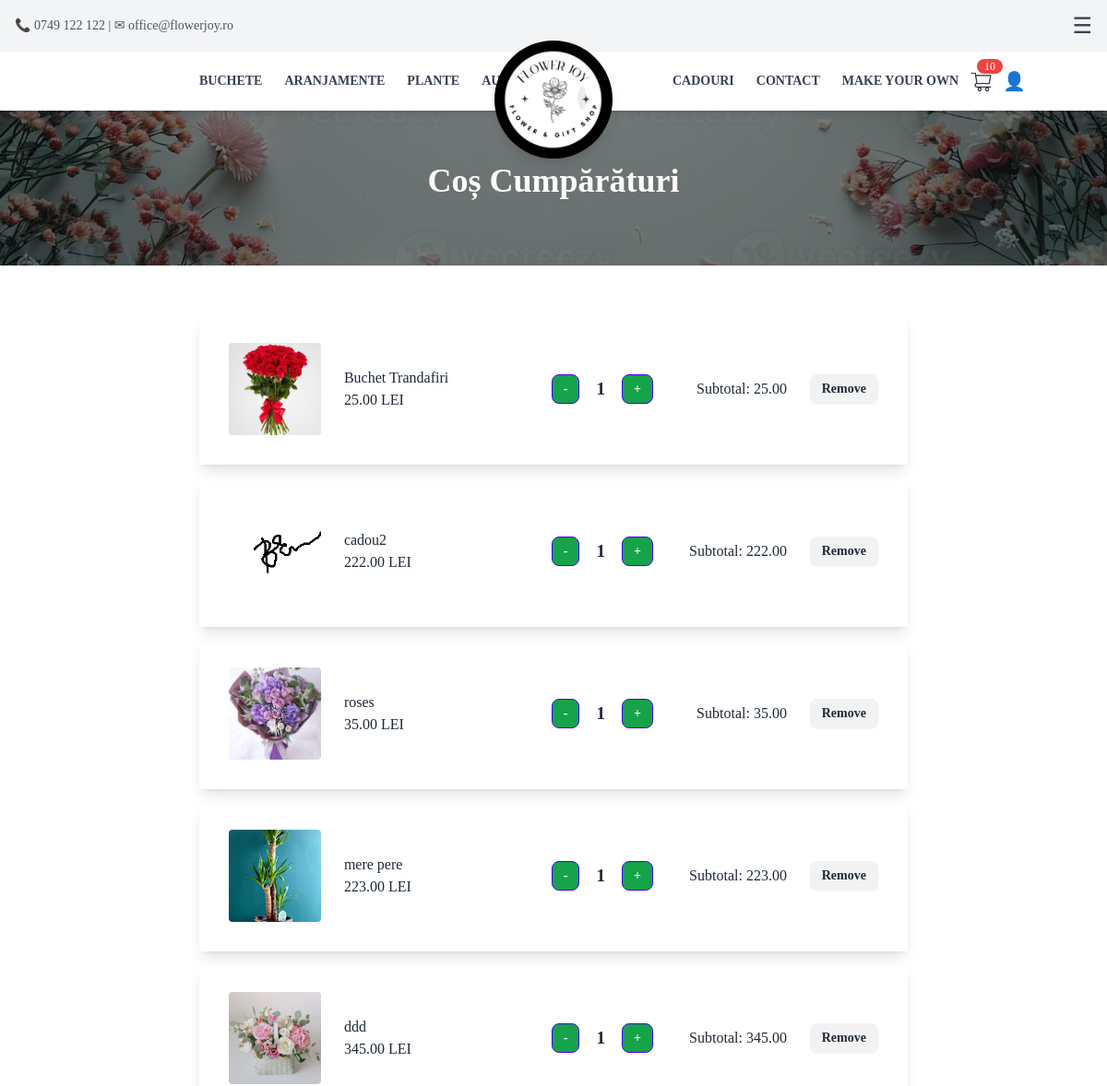
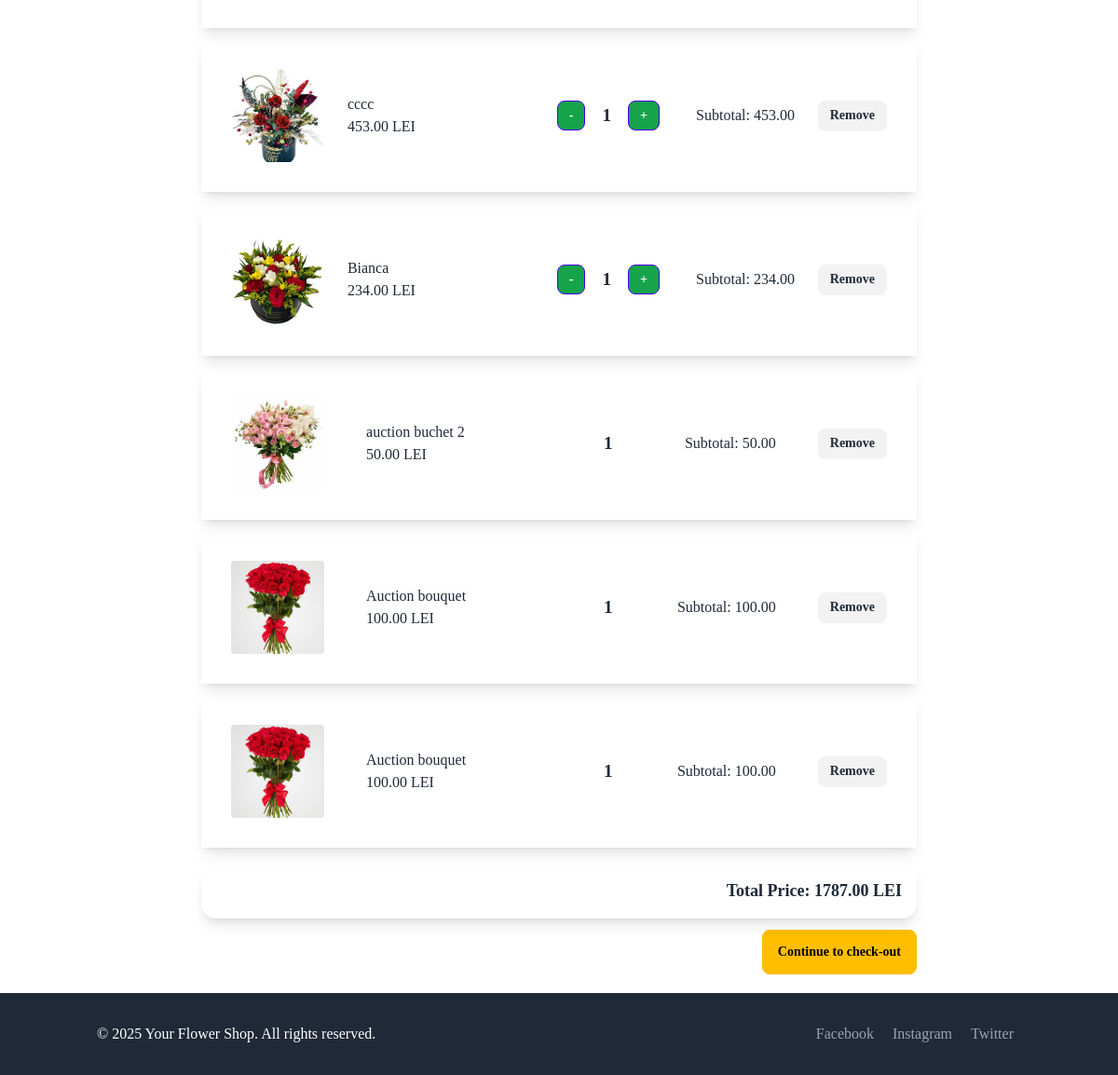
Before: /cart/ with the older database file (2 pictures, top to bottom).
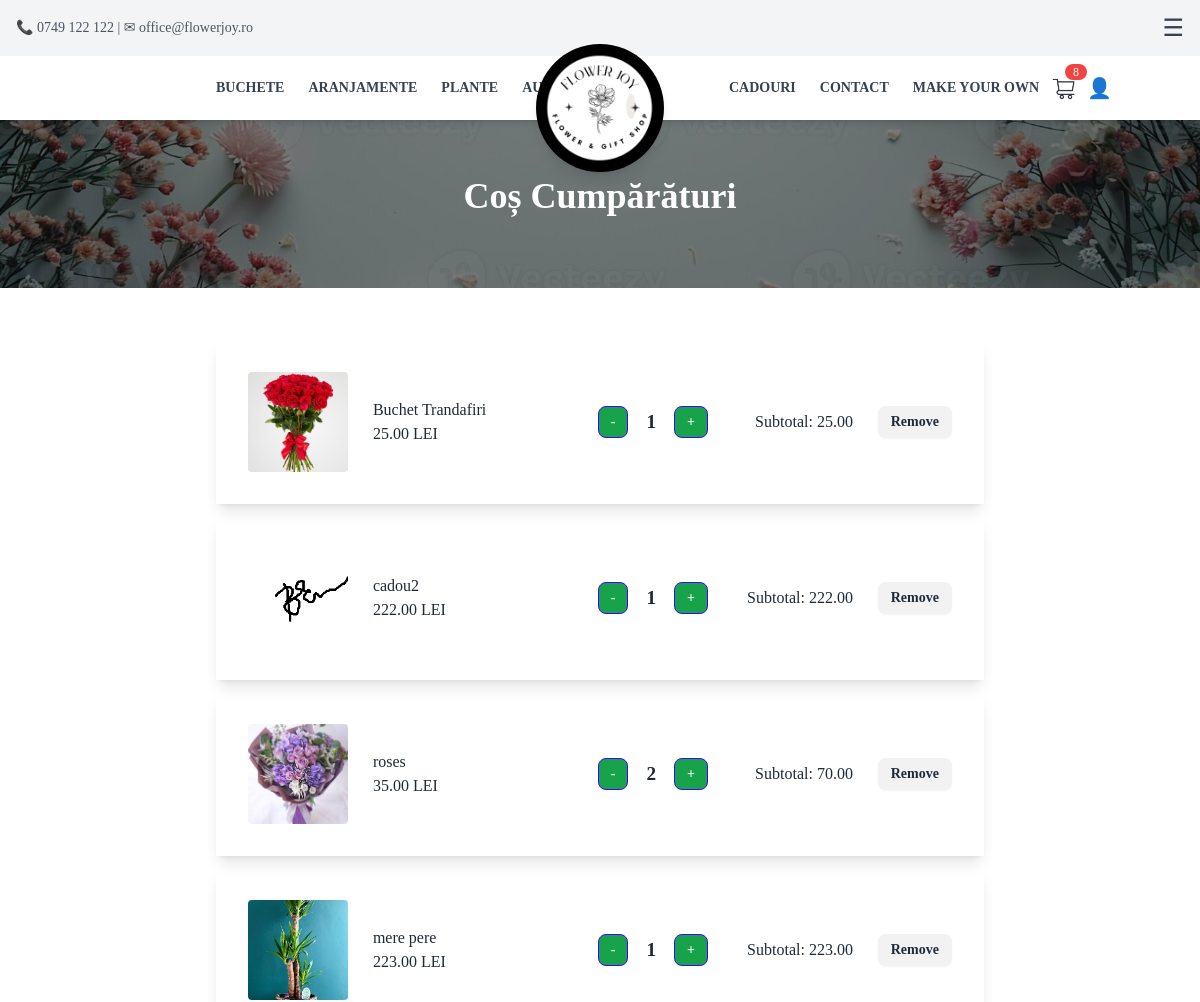
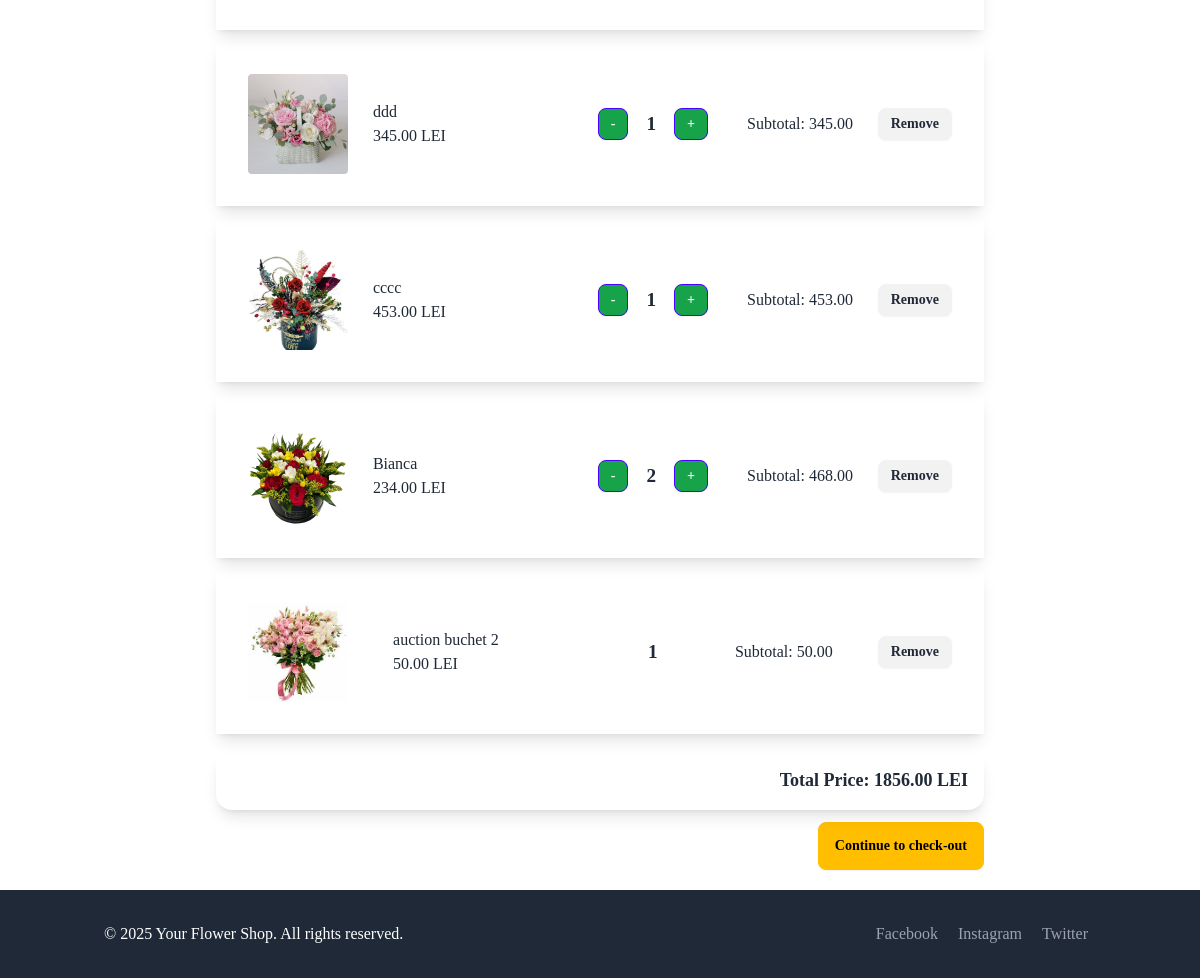
After: the same page with the newer database file (2 pictures, top to bottom).
### App/models.py (models this page shows, shortened)
class CartItem(models.Model):
    user = models.ForeignKey(User, on_delete=models.CASCADE, null=True, blank=True)
    session_id = models.CharField(max_length=255, null=True, blank=True) # Store session ID for anonymous users
    product = models.ForeignKey(Product, on_delete=models.CASCADE)
    quantity = models.PositiveIntegerField(default=1)
    def total_price(self):
        return self.product.price * self.quantity

class Product(models.Model):
    name = models.CharField(max_length=100, null=False, blank=False)
    description = models.TextField()
    category = models.CharField(
        max_length=100,
        choices=[
            ("buchete", "buchete"),
            ("plante", "plante"),
            ("aranjamente", "aranjamente"),
            ("Accessories", "Accessories"),
            ("Gifts", "Gifts"),
            ("CustomBouquet", "CustomBouquet"),
        ],
        default="General"
    )
    price = models.DecimalField(max_digits=10, decimal_places=2, null=False, blank=False)
    image = models.ImageField(upload_to="Pictures/", null=False, blank=False)
    created_at = models.DateTimeField(auto_now_add=True, null=False, blank=False)
    is_custom = models.BooleanField(default=False)
    in_store = models.BooleanField(default=False)
    auction_manual = models.BooleanField(default=False)
    auction_start_time = models.DateTimeField(null=True, blank=True)
    auction_floor_price = models.DecimalField(max_digits=10, decimal_places=2, default=10)
    auction_interval_minutes = models.PositiveIntegerField(default=60)
    auction_drop_amount = models.DecimalField(max_digits=6, decimal_places=2, default=5)
    before_auction_price = models.DecimalField(max_digits=10, decimal_places=2, null=False, blank=False, default=0.00)  # Store the price before auction
    bid_submited = models.BooleanField(default=False)  # Track if a bid has been submitted
    number_of_purcheses = models.PositiveIntegerField(default=0)  # Track the number of purchases

### App/views.py (the view)
# urls.py: path('cart/', cart_view, name='cart'),
def cart_view(request):
    if request.user.is_authenticated:
        cart_items = CartItem.objects.filter(user=request.user)
    else:
        session_id = request.session.session_key
        if not session_id:
            request.session.create()
            session_id = request.session.session_key
        cart_items = CartItem.objects.filter(session_id=session_id)
    total_price = sum(item.total_price() for item in cart_items)
    context = {
        'cart_items': cart_items,
        'total_price': total_price
    }
    return render(request, 'cart.html', context)

### App/templates/partials/cart.html (shortened to what this page needs)
{% extends 'base.html' %}
{% block content %}
<section class="relative w-full h-72 bg-cover bg-center" style="background-image: url('/static/bannerCart.jpg');">
    <div class="container mx-auto px-4 py-16 relative z-10 text-white">
        <h1 class="text-4xl font-bold text-center mt-28">Coș Cumpărături</h1>
    </div>
</section>
<div class="container mx-auto px-4 py-8 bg-white">
    {% if cart_items %}
    <div class="container mt-5 max-w-3xl mx-auto">
        {% for cart_item in cart_items %}
        <div id="cart-item-{{ cart_item.id }}" >
            {% include 'partials/cart_item.html' with cart_item=cart_item %}
        </div>
        {% endfor %}
        <div id="total-price-container" class="card shadow-lg p-4 mt-4 text-right">
            <p class="text-lg font-semibold">Total Price: <span id="total-price">{{ total_price }}</span> LEI</p>
        </div>
        <a href=" {% url 'checkout' %} " class="btn btn-warning b-sm mt-3 mb-5 float-right">Continue to check-out</a>
    {% endif %}
    </div>
</div>
{% endblock %}

### App/templates/base.html (shortened to what this page needs)
{% load static %}
<!DOCTYPE html>
<html lang="en">
<head>
    <link href="{% static 'output.css' %}" rel="stylesheet">
    <script src="https://cdn.tailwindcss.com"></script>
</head>
<body class="bg-gray font-serif min-h-screen flex flex-col">
    {% include 'partials/navbar.html' %}
    <main class="flex-grow h-full">
        {% block content %}
        {% endblock %}
    </main>
    <footer class="bg-gray-800 text-white py-8">
        <div class="container mx-auto px-4 flex justify-between">
            <p>&copy; 2025 Your Flower Shop. All rights reserved.</p>
            <div>
                <a href="#" class="text-gray-400 mx-2">Facebook</a>
                <a href="#" class="text-gray-400 mx-2">Instagram</a>
                <a href="#" class="text-gray-400 mx-2">Twitter</a>
            </div>
        </div>
    </footer>
</body>

### App/templates/partials/navbar.html (shortened to what this page needs)
<div id="top-bar" class="bg-gray-100 text-gray-600 text-sm py-3 px-4 flex justify-between items-center fixed top-0 left-0 w-full z-30 transition-all duration-300 ease-in-out">
    <div>📞 0749 122 122 | ✉ office@flowerjoy.ro</div>
    <div class="flex gap-3">
        <button class="text-gray-700 text-2xl" id="menu-toggle">☰</button>
    </div>
</div>
 <nav id="main-navbar" class="bg-white shadow-md fixed top-0 left-0 w-full z-40 transition-all duration-300 ease-in-out mt-14">
    <div class="container mx-auto flex justify-between items-center py-4 px-32 pr-0">
        <div class="hidden md:flex gap-6 uppercase text-sm font-semibold text-gray-700">
            <a href="{% url 'products_by_category' category='buchete' %}" class="hover:text-gray-900">Buchete</a>
            <a href="{% url 'products_by_category' category='aranjamente' %}" class="hover:text-gray-900">Aranjamente</a>
            <a href="{% url 'products_by_category' category='plante' %}" class="hover:text-gray-900">Plante</a>
            <a href="/auction/" class="hover:text-gray-900">Auction</a>
        </div>
        <div id="logo" class="absolute left-1/2 transform -translate-x-1/2 top-4 z-50 transition-all duration-300 ease-in-out -translate-y-7">
            <a href="/" class=" w-32 h-32 bg-black rounded-full flex items-center justify-center shadow-lg">
                <img src="/static/Logo.png" alt="Flower Shop Logo" class="w-28 h-28 rounded-full object-cover transition-all duration-300 ease-in-out" id="logo-img">
            </a>
        </div>
        <div class="flex items-center">
            <div class="hidden md:flex gap-6 uppercase text-sm font-semibold text-gray-700">
                <a href="{% url 'products_by_category' category='cadouri' %}" class="hover:text-gray-900">Cadouri</a>
                <a href="{% url 'contact' %}" class="hover:text-gray-900">Contact</a>
                <a href="{% url 'custom_bouquet_builder' %}" class="hover:text-gray-900">Make your own</a>
            </div>
            <div class="flex items-center space-x-4 ml-2">
                <a href="/cart/" id="cart-btn" class="relative">
                    <img src="/static/cartIcon1.png" class="w-8 h-8">
                    {% include "partials/cart_count.html" with cart_count=cart_items.count %}
                </a>
            </div>
            <div class="flex items-center space-x-4 ml-2">
                {% if user.is_authenticated %}
                    <a href="{% url 'logout' %}"
                       class="text-xl hover:text-gray-700"
                       onclick="return confirm('Are you sure you want to log out?');">
                        <img src="/static/logout.png" class="h-7">
                    </a>
                    <span class="text-gray-700 text-sm"> <a href="{% url 'profile' %}">{{ user.username }}</a></span>
                {% else %}
                    <a href="/login_page/" class="text-xl hover:text-gray-700"> 👤 </a>
                {% endif %}
            </div>
        </div>
    </div>
</nav>

### App/templates/partials/cart_count.html
<span id="cart-count" class="absolute -top-2 -right-2 bg-red-500 text-white text-xs px-2 rounded-full"
    hx-swap-oob="true">
    {{ cart_count }}
</span>

### App/templates/partials/cart_item.html
<div id="cart-item-{{ cart_item.id }}" class="card-body mb-3 shadow-lg"" hx-target="this" hx-swap="innerHTML">
    <div class="flex justify-between items-center">
        <div class="center">
            {% if not cart_item.product.is_custom %}
            <a href="{% url 'product_detail' pk=cart_item.product.id %}">
            {% endif %}
                <img src="{{ cart_item.product.image.url }}" class="img-fluid rounded" alt="{{ cart_item.product.name }}" style="width: 100px; height: 100px; object-fit: cover;">
            {% if not cart_item.product.is_custom %}
            </a>
            {% endif %}
        </div>
        <div class="center" style="flex: 1; max-width: 200px; text-align: left; padding-right: 10px;">
            <p class="card-text font-medium truncate" style="margin: 0;">{{ cart_item.product.name }}</p>
            <p class="card-text font-medium" style="margin: 0;">{{ cart_item.product.price }} LEI</p>
        </div>
        <div class="flex items-center space-x-2">
            {% if not cart_item.product.bid_submited %}
            <a href="{% url 'decrement_quantity' product_id=cart_item.product.id %}"
               class="btn btn-primary btn-sm center bg-green-600 text-white"
               hx-get="{% url 'decrement_quantity' product_id=cart_item.product.id %}"
               hx-target="#cart-item-{{ cart_item.id }}"
               hx-swap="outerHTML">-</a>
            {%endif %}
            <div class="center" style="padding: 0 10px; text-align: center;">
                <p class="card-text font-bold text-lg" style="margin: 0; font-size: 1.2rem;">{{ cart_item.quantity }}</p>
            </div>
            {% if not cart_item.product.bid_submited %}
            <a href="{% url 'increment_quantity' product_id=cart_item.product.id %}"
               class="btn btn-primary btn-sm center bg-green-600 text-white"
               hx-get="{% url 'increment_quantity' product_id=cart_item.product.id %}"
               hx-target="#cart-item-{{ cart_item.id }}"
               hx-swap="outerHTML">+</a>
            {%endif %}
        </div>
        <div class="center" style="min-width: 120px; text-align: right;">
            <p class="card-text">Subtotal: {{ cart_item.total_price }}</p>
        </div>
        <div class="center">
            <a href="{% url 'remove_from_cart' product_id=cart_item.product.id %}"
               class="btn btn-danger btn-sm"
               hx-get="{% url 'remove_from_cart' product_id=cart_item.product.id %}"
               hx-target="#cart-item-{{ cart_item.id }}"
               hx-swap="outerHTML">Remove</a>
        </div>
    </div>
</div>

Changed rows visible on the page:
removed CartItem: product.image (picture), product.name "Auction bouquet", product.price "100.00", quantity "1", total_price "100.00"
removed CartItem: product.image (picture), product.name "Auction bouquet", product.price "100.00", quantity "1", total_price "100.00"
changed CartItem "roses": quantity "1" → "2"; total_price "35.00" → "70.00"
changed CartItem "Bianca": quantity "1" → "2"; total_price "234.00" → "468.00"
Other visible differences:
{{ cart_count }}: "10" → "8"
{{ total_price }}: "1787.00" → "1856.00"
